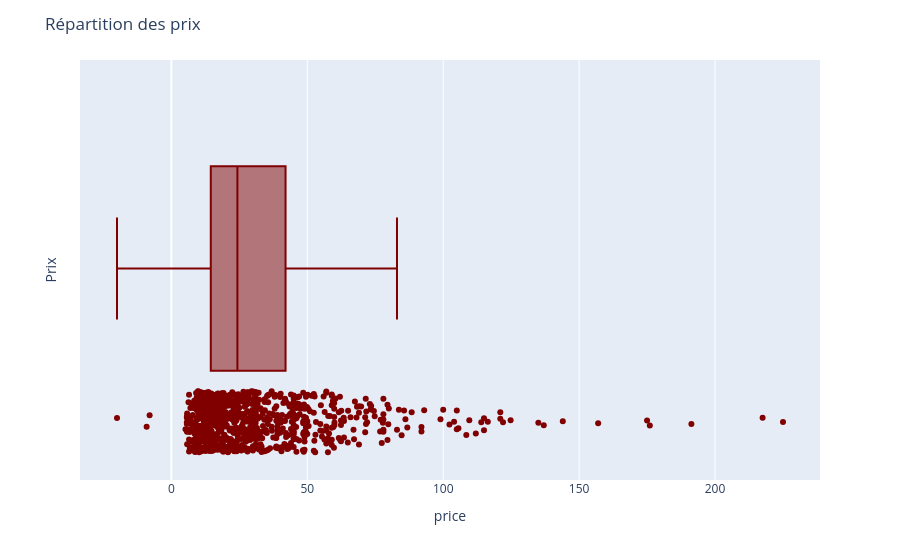

The notebook cell saved with this chart:
### Code cell
#Autre méthode avec plotly express
fig = px.box(df_final, x="price", points="all", color_discrete_sequence=["#800000"])  
fig.update_layout(
    title="Répartition des prix",
    yaxis_title="Prix"
)
fig.show()

### Figure 1 — Plotly figure (JSON) as saved in the notebook; plotly's stock layout.template omitted (floating-point values rounded to 4 significant figures; data arrays with more than 128 entries replaced by an {"elided": "..."} marker saying what was removed)
{"data": [{"alignmentgroup": "True", "boxpoints": "all", "hovertemplate": "price=%{x}<extra></extra>", "legendgroup": "", "marker": {"color": "#800000"}, "name": "", "notched": false, "offsetgroup": "", "orientation": "h", "showlegend": false, "type": "box", "x": {"elided": "825 float values"}, "x0": " ", "xaxis": "x", "y0": " ", "yaxis": "y"}], "layout": {"autosize": true, "boxmode": "group", "legend": {"tracegroupgap": 0}, "margin": {"t": 60}, "title": {"text": "Répartition des prix"}, "xaxis": {"anchor": "y", "autorange": true, "domain": [0, 1], "range": [-33.61, 238.6], "title": {"text": "price"}, "type": "linear"}, "yaxis": {"anchor": "x", "autorange": true, "domain": [0, 1], "range": [-0.5138, 0.5], "title": {"text": "Prix"}, "type": "category"}}}
